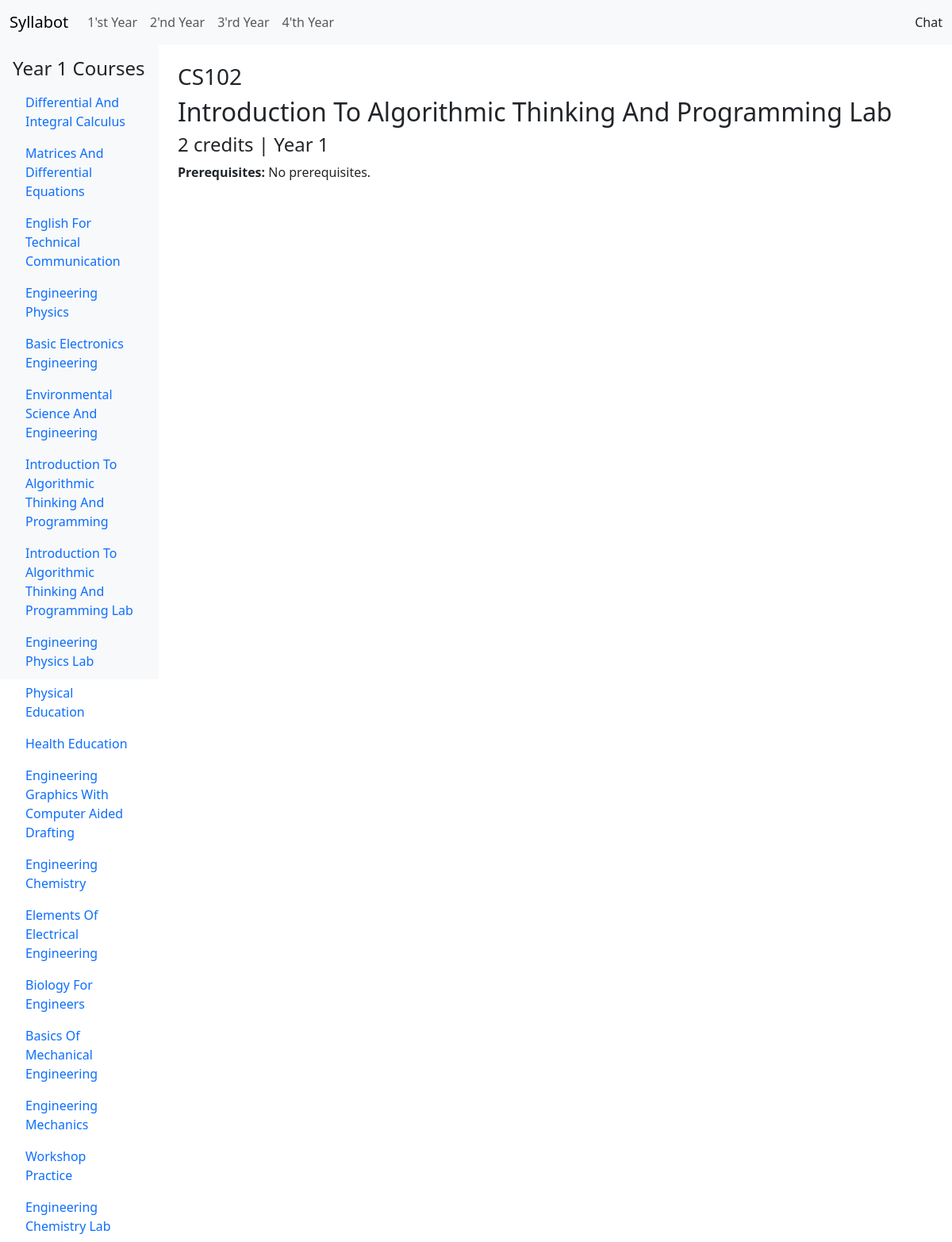
The page /1/CS102 on the database as committed earlier.
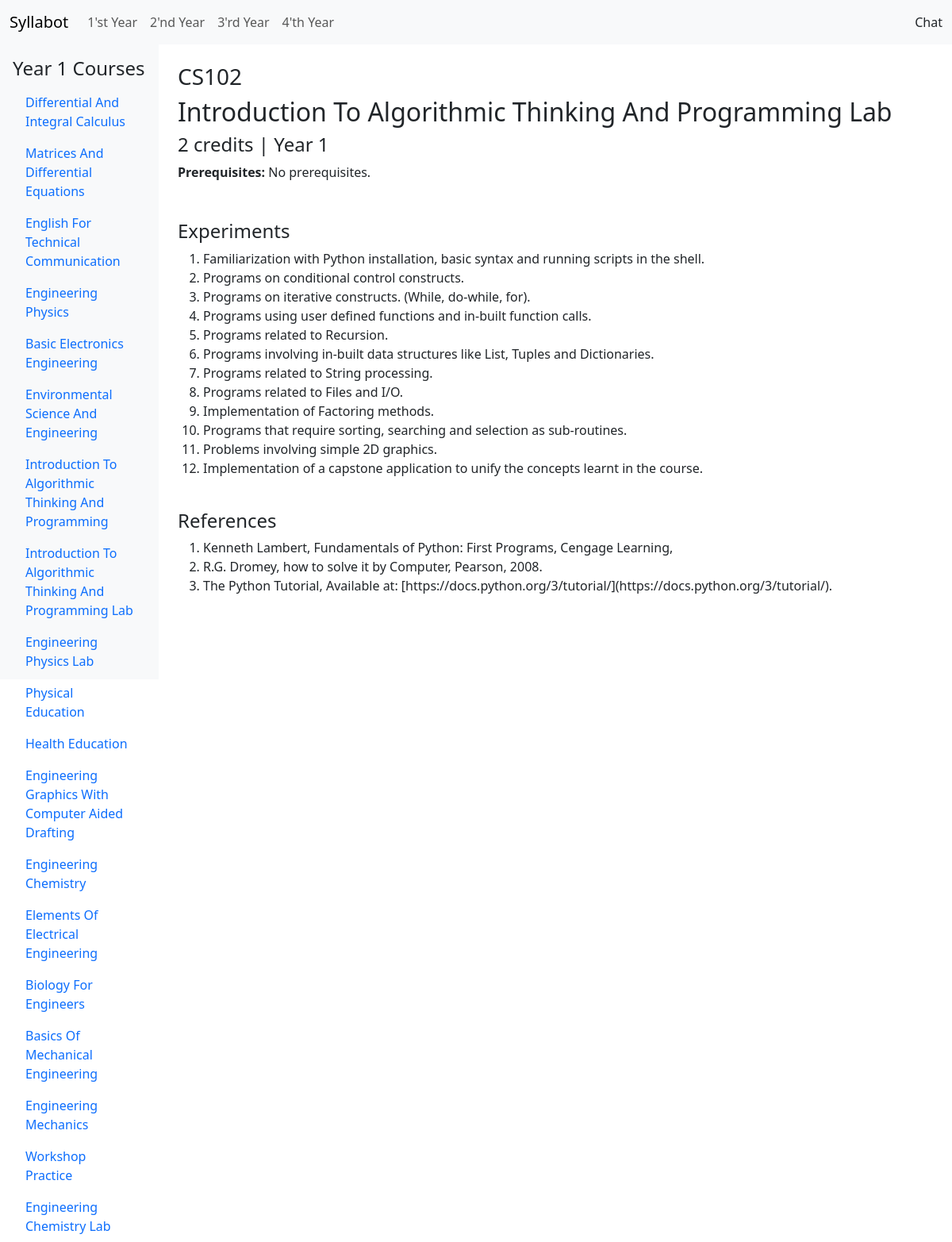
The same page on the database as committed later.
### courses/models.py (models this page shows, shortened)
class Course(models.Model):
    CREDIT_CHOICES = [(i, str(i)) for i in range(1, 5)]
    YEAR_CHOICES = [(i, str(i)) for i in range(1, 5)]
    SEMESTER_CHOICES = [(i, str(i)) for i in range(1, 3)]
    code = models.CharField(max_length=6, unique=True, null=False)
    name = models.CharField(max_length=128, null=False)
    prerequisites = models.ManyToManyField('self', blank=True, symmetrical=False, related_name="dependent_courses")
    credits = models.PositiveSmallIntegerField(choices=CREDIT_CHOICES, default=3, null=False)
    year = models.PositiveSmallIntegerField(choices=YEAR_CHOICES, default=1, null=False)
    semester = models.PositiveSmallIntegerField(choices=SEMESTER_CHOICES, null=True, blank=True)
    def __str__(self):
        return self.code

class Experiment(models.Model):
    number = models.PositiveSmallIntegerField(default=0)
    description = models.CharField(max_length=512)
    course = models.ForeignKey(Course, on_delete=models.CASCADE, related_name="experiments")

class Reference(models.Model):
    number = models.PositiveSmallIntegerField(default=0)
    name = models.CharField(max_length=256)
    course = models.ForeignKey(Course, on_delete=models.CASCADE, related_name="references")

### courses/views.py (the view)
# urls.py: path("<int:year>", views.syllabus, name="syllabus"),
def syllabus(request, year, code=None):
    if not code:
        return render(request, "courses/syllabus.html", {
            "year": year,
            "courses": Course.objects.filter(year=year),
            "message": "Select a course to view its details"
        })
    course = Course.objects.get(code=code)
    return render(request, "courses/syllabus.html", {
        "year": year,
        "courses": Course.objects.filter(year=year),
        "course": course,
        "units": course.units.all(),
    })

### courses/templates/courses/syllabus.html (shortened to what this page needs)
{% extends "courses/layout.html" %}
{% block body %}
<div class="container-fluid">
    <div class="row">
        <nav class="col-md-3 col-lg-2 d-md-block bg-light sidebar vh-100 p-3">
            <h4>Year {{ year }} Courses</h4>
            <ul class="nav flex-column">
                {% for c in courses %}
                <li class="nav-item">
                    <a class="nav-link" href="{% url 'courses:syllabus' year c %}">{{ c.name|title }}</a>
                </li>
                {% endfor %}
            </ul>
        </nav>
        <main class="col-md-9 ms-sm-auto col-lg-10 p-4">
            {% if course %}
            <h3>{{ course }}</h3>
            <h2>{{ course.name|title }}</h2>
            {% if course.semester %}
            <h4>{{ course.credits }} credits | Year {{ course.year }} Semester {{ course.semester }}</h4>
            {% else %}
            <h4>{{ course.credits }} credits | Year {{ course.year }}</h4>
            {% endif %}
            <b>Prerequisites: </b>
            {% if course.prerequisites.all|length > 0 %}
            {% for prereq in course.prerequisites.all %}
            <a href="{% url 'courses:syllabus' prereq.year prereq %}" title="{{ prereq.name }}">{{ prereq }}, </a>
            {% endfor %}
            {% else %}
            No prerequisites.
            {% endif %}
            <br>
            <br>
        {% if course.experiments.all|length > 0 %}
        <br>
        <h4>Experiments</h4>
        <ol>
            {% for exp in course.experiments.all %}
                <li>{{ exp.description }}</li>
            {% endfor %}
        </ol>
        {% endif %}
        {% if course.references.all|length > 0 %}
            <br>
            <h4>References</h4>
            <ol>
                {% for ref in course.references.all %}
                    <li>{{ ref.name }}</li>
                {% endfor %}
            </ol>
        {% endif %}
    </div>
    {% else %}
    {{ message }}
    {% endif %}
</div>
{% endblock %}

### courses/templates/courses/layout.html (shortened to what this page needs)
<!DOCTYPE html>
<html lang="en">
<head>
    <link href="https://cdn.jsdelivr.net/npm/bootstrap@5.3.3/dist/css/bootstrap.min.css" rel="stylesheet"
>
</head>
<body>
    <nav class="navbar navbar-expand-lg bg-body-tertiary">
        <div class="container-fluid">
            <a class="navbar-brand" href="{% url 'courses:index' %}">Syllabot</a>
            <div class="collapse navbar-collapse" id="navbarNav">
                <ul class="navbar-nav">
                    <li class="nav-item">
                        <a class="nav-link" href="{% url 'courses:syllabus' 1 %}">1'st Year</a>
                    </li>
                    <li class="nav-item">
                        <a class="nav-link" href="{% url 'courses:syllabus' 2 %}">2'nd Year</a>
                    </li>
                    <li class="nav-item">
                        <a class="nav-link" href="{% url 'courses:syllabus' 3 %}">3'rd Year</a>
                    </li>
                    <li class="nav-item">
                        <a class="nav-link" href="{% url 'courses:syllabus' 4 %}">4'th Year</a>
                    </li>
                </ul>
            </div>
            <a class="nav-link" href="{% url 'courses:chat' %}">Chat</a>
        </div>
    </nav>
    {% block body %}
    {% endblock %}
</body>
</html>

Rows that differ between the two databases and show on the page:
now on this page (row edited): Experiment: description "Familiarization with Python installation, basic syntax and running scripts in the shell."
changed Experiment: course_id 23 → 8 (drawn)
added Experiment: description "Programs on conditional control constructs."
added Experiment: description "Programs on iterative constructs. (While, do-while, for)."
added Experiment: description "Programs using user defined functions and in-built function calls."
added Experiment: description "Programs related to Recursion."
added Experiment: description "Programs involving in-built data structures like List, Tuples and Dictionaries."
added Experiment: description "Programs related to String processing."
added Experiment: description "Programs related to Files and I/O."
added Experiment: description "Implementation of Factoring methods."
added Experiment: description "Programs that require sorting, searching and selection as sub-routines."
added Experiment: description "Problems involving simple 2D graphics."
added Experiment: description "Implementation of a capstone application to unify the concepts learnt in the course."
added Reference: name "Kenneth Lambert, Fundamentals of Python: First Programs, Cengage Learning,"
added Reference: name "R.G. Dromey, how to solve it by Computer, Pearson, 2008."
added Reference: name "The Python Tutorial, Available at: [https://docs.python.org/3/tutorial/](https://docs.python.org/3/tutorial/)."
Other text that changed with them:
text now shown: "Experiments References"
